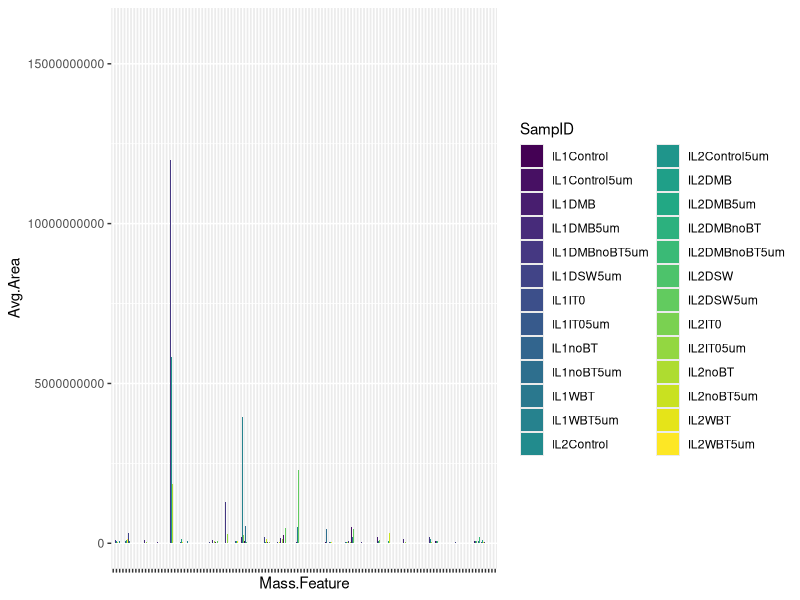
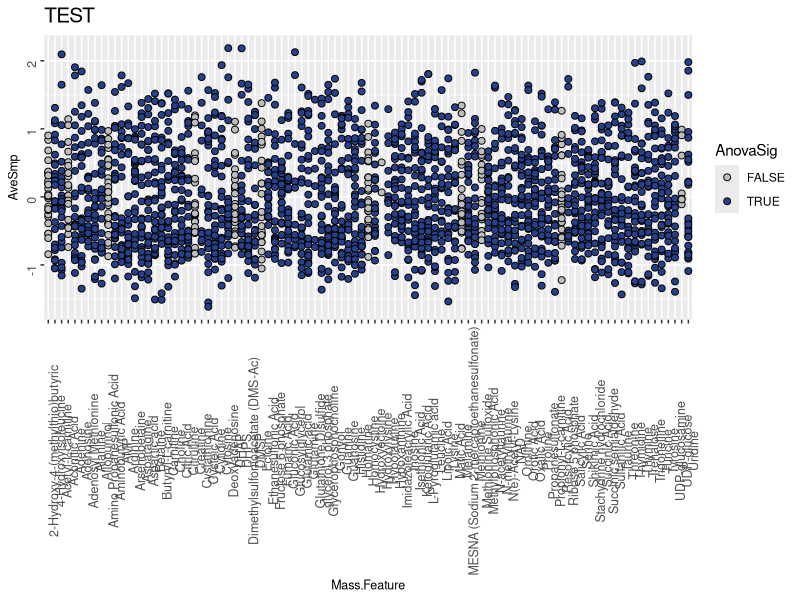

Write R code to recreate these figures, in order.
library(tidyverse)
options(scipen = 999)

makeLong <- function(df) {
  colnames(df)[1] <- "Replicate.Name"
  df.long <- pivot_longer(df, -Replicate.Name,
               names_to = "Mass.Feature",
               values_to = "Area.BMISd.Normd") %>%
    select(Mass.Feature, Replicate.Name, Area.BMISd.Normd)
  return(df.long)
} 

# BMISd normd
BMISd_1_0.2_wide <- read.csv("data_processed/IsoLagran1_0.2_normd.csv", stringsAsFactors = FALSE, check.names = FALSE)
BMISd_1_5_wide <- read.csv("data_processed/IsoLagran1_5_normd.csv", stringsAsFactors = FALSE, check.names = FALSE)
BMISd_2_0.2_wide <- read.csv("data_processed/IsoLagran2_0.2_normd.csv", stringsAsFactors = FALSE, check.names = FALSE)
BMISd_2_5_wide <- read.csv("data_processed/IsoLagran2_5_normd.csv", stringsAsFactors = FALSE, check.names = FALSE)

BMISd_1_0.2_long <- makeLong(BMISd_1_0.2_wide)
BMISd_1_5_long <- makeLong(BMISd_1_5_wide)
BMISd_2_0.2_long <- makeLong(BMISd_2_0.2_wide)
BMISd_2_5_long <- makeLong(BMISd_2_5_wide)

BMISD.normd <- BMISd_1_0.2_long %>%
  rbind(BMISd_1_5_long) %>%
  rbind(BMISd_2_0.2_long) %>%
  rbind(BMISd_2_5_long)

rm(list=ls(pattern="long|wide"))


# Complete BMISd not normd
BMISd.notnormd <- read.csv("data_processed/BMIS_Output_2020-02-20.csv", stringsAsFactors = FALSE) %>%
  select(Mass.Feature, Adjusted.Area, Run.Cmpd) %>%
  filter(!str_detect(Run.Cmpd, "Sept29QC|TruePooWeek1|TruePooWeek2|TruePooWeek3|TruePooWeek4|DSW700m")) %>%
  separate(Run.Cmpd, sep = " ", into = c("Replicate.Name"), remove = TRUE) %>%
  mutate(Replicate.Name = recode(Replicate.Name, 
                                 "171002_Smp_IT0_1" ="171002_Smp_IL1IT0_1", 
                                 "171002_Smp_IT0_2" = "171002_Smp_IL1IT0_2",
                                 "171002_Smp_IT0_3" = "171002_Smp_IL1IT0_3",
                                 "171009_Smp_IT05um_1" = "171009_Smp_IL1IT05um_1",
                                 "171009_Smp_IT05um_2" = "171009_Smp_IL1IT05um_2",
                                 "171009_Smp_IT05um_3" = "171009_Smp_IL1IT05um_3",
                                 "171016_Smp_IT0_1" = "171016_Smp_IL2IT0_1",
                                 "171016_Smp_IT0_2" = "171016_Smp_IL2IT0_2",
                                 "171016_Smp_IT0_3" = "171016_Smp_IL2IT0_3",
                                 "171023_Smp_IT05um_1" = "171023_Smp_IL2IT05um_1",
                                 "171023_Smp_IT05um_2" = "171023_Smp_IL2IT05um_2",
                                 "171023_Smp_IT05um_3" = "171023_Smp_IL2IT05um_3")) %>%
  separate(Replicate.Name, into = c("one", "two", "SampID", "four"), fill = "right", remove = FALSE) %>%
  select(Mass.Feature, Replicate.Name, SampID, Adjusted.Area) %>%
  drop_na()


grouped.BMISd <- BMISd.notnormd %>%
  left_join(BMISD.normd) %>%
  select(-Replicate.Name) %>%
  group_by(Mass.Feature, SampID) %>%
  mutate(Avg.Area = mean(Adjusted.Area)) %>%
  mutate(Count = n()) %>%
  filter(!Count < 3) %>%
  ungroup() %>%
  mutate(SampID = factor(SampID, ordered = TRUE)) 

glimpse(grouped.BMISd)
levels(grouped.BMISd$SampID)

ggplot(grouped.BMISd, aes(x = Mass.Feature, y = Avg.Area, fill = SampID)) +
  geom_bar(stat = "identity", position = "dodge") +
  theme(axis.text.x = element_blank())

# Apply ANOVA to dataframe, summarize and check significance
AnovaList <- lapply(split(grouped.BMISd, grouped.BMISd$Mass.Feature), function(i) {
  aov(lm(Adjusted.Area ~ SampID, data = i))
})
AnovaListSummary <- lapply(AnovaList, function(i) {
  summary(i)
})
  
# Summarize ANOVA and create dataframe of significance
AnovaDF <- as.data.frame(do.call(rbind, lapply(AnovaListSummary, function(x) {temp <- unlist(x)})))
colnames(AnovaDF)[9] <- "AnovaP"
AnovaDF$AnovaQ <- p.adjust(AnovaDF$AnovaP, method = "fdr")

AnovaDF <- AnovaDF %>%
  rownames_to_column(var = "Mass.Feature") %>%
  mutate(AnovaSig = ifelse(AnovaQ < 0.1, TRUE, FALSE)) %>%
  select(Mass.Feature, AnovaP, AnovaQ, AnovaSig) %>%
  arrange(Mass.Feature)

toPlot <- grouped.BMISd %>%
  left_join(AnovaDF) %>%
  group_by(Mass.Feature, SampID) %>%
  mutate(AveSmp = mean(Area.BMISd.Normd, na.rm = TRUE)) %>%
  select(Mass.Feature, SampID, AveSmp, AnovaSig) %>%
  unique() %>%
  arrange(Mass.Feature) %>%
  drop_na() %>%
  group_by(Mass.Feature) %>%
  mutate(TotalAve = mean(AveSmp))


a <- ggplot(toPlot, aes(x = Mass.Feature, y = AveSmp, fill = AnovaSig)) +
  geom_point(size = 2, shape = 21) +  
  scale_fill_manual(values = c("grey", "royalblue4")) +
  ggtitle("TEST") +
  theme(plot.title = element_text(size = 15),
        legend.position="none",
        axis.title.y=element_text(size=9),
        axis.title.x=element_text(size=9),
        axis.text=element_text(size=9, angle = 90)) +
  theme(legend.position="right") 
a
